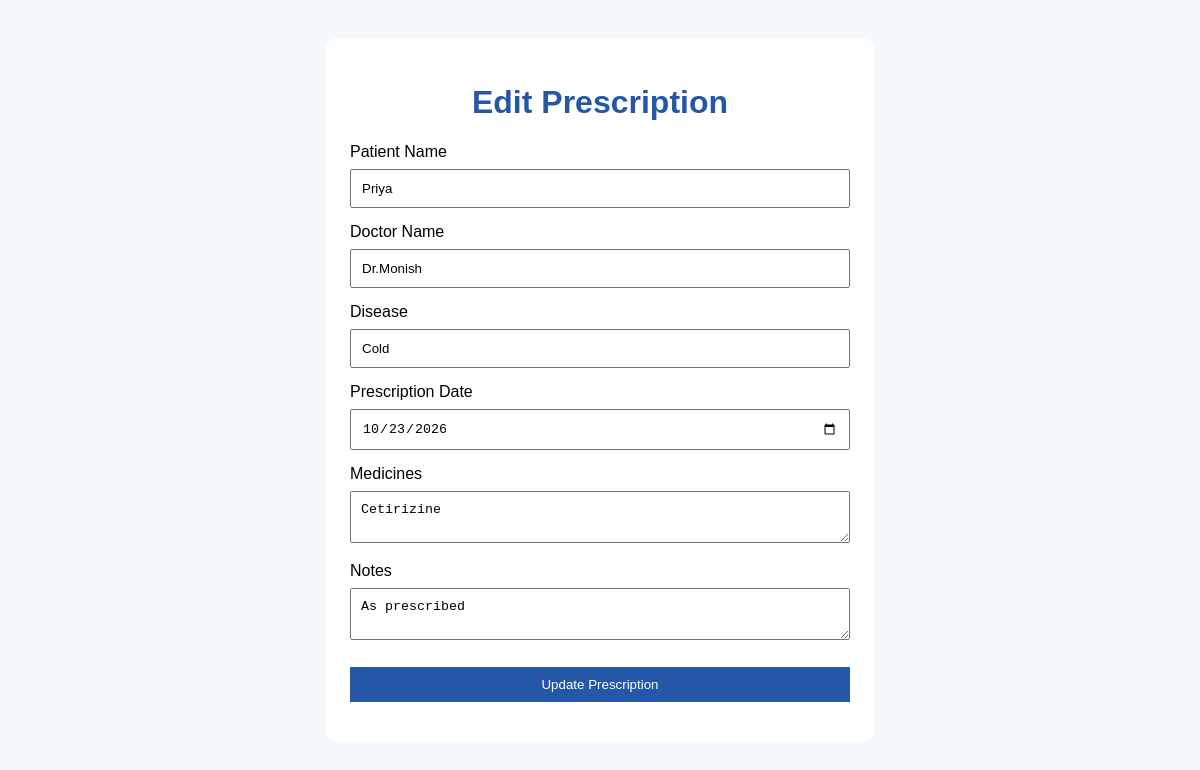
Page /edit/2/ (signed in) on the committed database.
### prescriptions/models.py (models this page shows, shortened)
class Prescription(models.Model):
    patient_name = models.CharField(max_length=100)
    patient = models.ForeignKey(
    Patient,
    on_delete=models.CASCADE,
    null=True,
    blank=True
)
    doctor_name = models.CharField(max_length=100)
    disease = models.CharField(max_length=200)
    prescription_date = models.DateField()
    medicines = models.TextField()
    notes = models.TextField(blank=True)

### prescriptions/views.py (the view, shortened to what this page needs)
# urls.py: path('edit/<int:pk>/', views.edit_prescription, name='edit_prescription'),
@login_required(login_url='login')
def edit_prescription(request, pk):
    prescription = get_object_or_404(Prescription, pk=pk)
    return render(request, 'prescriptions/edit_prescription.html', {
        'prescription': prescription
    })

### prescriptions/templates/prescriptions/edit_prescription.html (shortened to what this page needs)
<!DOCTYPE html>
<html lang="en">
<head>
</head>
<body>
    <form method="POST">
        <h1>Edit Prescription</h1>
        <label>Patient Name</label>
        <input type="text" name="patient_name"
               value="{{ prescription.patient_name }}" required>
        <label>Doctor Name</label>
        <input type="text" name="doctor_name"
               value="{{ prescription.doctor_name }}" required>
        <label>Disease</label>
        <input type="text" name="disease"
               value="{{ prescription.disease }}" required>
        <label>Prescription Date</label>
        <input type="date" name="prescription_date"
               value="{{ prescription.prescription_date|date:'Y-m-d' }}" required>
        <label>Medicines</label>
        <textarea name="medicines" required>{{ prescription.medicines }}</textarea>
        <label>Notes</label>
        <textarea name="notes">{{ prescription.notes }}</textarea>
        <button type="submit">Update Prescription</button>
    </form>
</body>
</html>

### prescriptions/templates/prescriptions/edit_prescription.html (style rules this page uses)
body { font-family: Arial, sans-serif; background: #f4f7fb; padding: 30px; }
form { background: white; max-width: 500px; margin: auto; padding: 25px; border-radius: 12px; }
h1 { text-align: center; color: #2457a7; }
input, textarea, button { width: 100%; padding: 10px; margin: 8px 0 15px; box-sizing: border-box; }
button { background: #2457a7; color: white; border: none; cursor: pointer; }

### rows in the picture
Prescription: patient_name "Priya", doctor_name "Dr.Monish", disease "Cold", prescription_date "10/23/2026", medicines "Cetirizine", notes "As prescribed"
